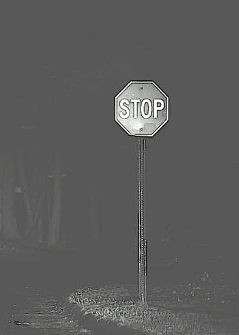
%> input picture Traffic-Sign-Recognition/sampleSign.png, 239 x 335 px
$ octave findShapes.m   (GNU Octave 9; MATLAB toolbox functions it lacks are replaced by stand-ins)
%> lines starting %> are read from the running program, lines starting %| are printed output that depends on the picture; in (x1, y1, x2, y2) boxes, pixels count from 0 and x2, y2 are one past the last pixel; in counts of white or black regions, pixels touching at a corner belong together; the program's own positions count from 1
rgbImage = imread('sampleSign.png');
%> rgbImage is the input picture: size 335x239x3 uint8; mean R, G, B 91, 92, 90.9
% Get the dimensions of the image.
[rows, columns, numberOfColorChannels] = size(rgbImage);
%> rows = 335; columns = 239; numberOfColorChannels = 3
% Display the original color image.
imshow(rgbImage);
% Enlarge figure to full screen.
set(gcf, 'Units', 'Normalized', 'Outerposition', [0, 0, 1, 1]);
% Get the color of the background from the upper left pixel
backgroundRGB = impixel(rgbImage, 1,1);
%> backgroundRGB = [86 87 86]
% Get a binary image so that we just need to worry about shapes, not colors.
binaryImage = im2bw(rgbImage, 0.5);
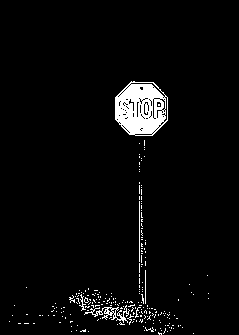
%> binaryImage: size 335x239 logical; 3.7% white; 233 white regions (227 under 20 px), largest, box (x1, y1, x2, y2) and area: (115, 81, 168, 136) 2015, (84, 305, 130, 323) 234, (139, 201, 140, 262) 61, (145, 270, 146, 304) 34, (79, 294, 86, 311) 34, (69, 295, 75, 303) 20
% Display the binary image.
imshowpair(binaryImage,rgbImage,'montage')
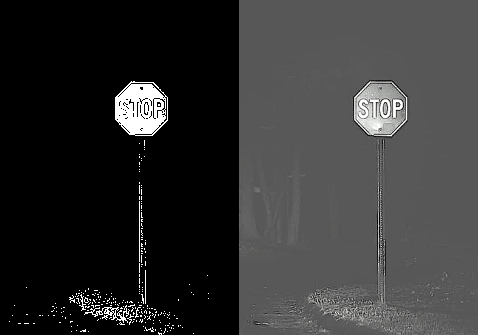
%> displayed picture: size 335x478x3, on the screen's scale of 0 to 255; mean R, G, B 50.3, 50.8, 50.2
hold on;
boundaries = bwboundaries(binaryImage);
%> boundaries = 344 boundaries; largest, box (x1, y1, x2, y2) and points: (84, 305, 130, 323) 257, (115, 81, 168, 136) 155, (139, 201, 140, 262) 121, (131, 83, 165, 97) 68, (145, 270, 146, 304) 67
numberOfBoundaries = size(boundaries, 1);
%> numberOfBoundaries = 344
for k = 1 : numberOfBoundaries
	thisBoundary = boundaries{k};
	plot(thisBoundary(:,2), thisBoundary(:,1), 'g', 'LineWidth', 2);
end
%> this loop made 344 passes
%> thisBoundary on passes 1 to 3: [322 10; 322 10], [316 13; 316 13], [306 15; 306 15]
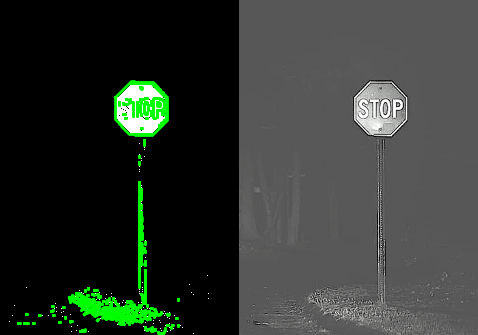
%> figure redrawn from the program's plot data
